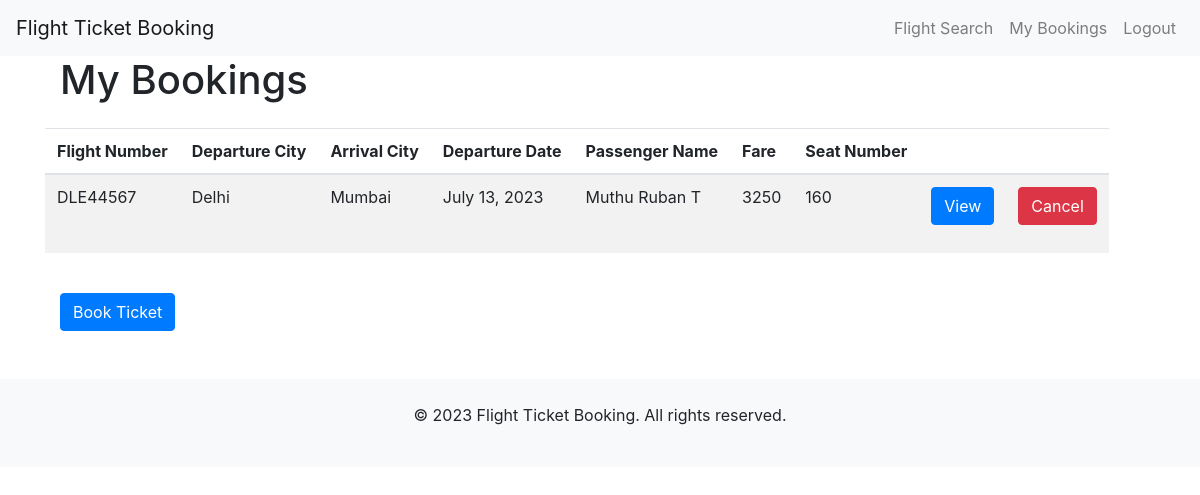
/my/bookings/ (signed in), run on the app's committed database.
### mainapp/models.py (models this page shows)
class Tickets(models.Model):
    user = models.ForeignKey(User, on_delete=models.CASCADE)
    ref_no = models.CharField(unique=True, max_length=8)
    flight = models.ForeignKey(Flight, on_delete=models.CASCADE)
    passenger = models.CharField(max_length=50)
    p_phone = models.CharField(max_length=15)
    p_mail = models.CharField(max_length=100)
    age = models.IntegerField()
    sex = models.CharField(max_length=6, default=None)
    booking_date_time = models.DateTimeField(auto_now=True)
    seat_number = models.IntegerField()
    fare_charges = models.PositiveIntegerField()
    status = models.CharField(default='PENDING', max_length=20)

class Flight(models.Model):
    flight_number = models.CharField(max_length=10)
    airline = models.CharField(max_length=30)
    departure_city = models.ForeignKey(Airports, on_delete=models.SET_NULL, blank=True, null=True,
                                       related_name="departure")
    arrival_city = models.ForeignKey(Airports, on_delete=models.SET_NULL, blank=True, null=True, related_name="arrival")
    departure_date = models.DateField()
    departure_time = models.TimeField()
    arrival_date = models.DateField()
    arrival_time = models.TimeField()
    seats_count = models.IntegerField(default=60)
    fare = models.PositiveIntegerField()

class Airports(models.Model):
    airport_name = models.CharField(max_length=20)
    def __str__(self):
        return self.airport_name

### mainapp/views.py (the view)
# urls.py: path('my/bookings/', views.my_bookings, name='my_bookings'),
@login_required(login_url='user_login')
def my_bookings(request):
    bookings = Tickets.objects.filter(user=request.user)
    return render(request, 'my_bookings.html', {'bookings': bookings})

### mainapp/templates/my_bookings.html (shortened to what this page needs)
{% extends 'base_2.html' %}
{% block content %}
<div class="container" xmlns="http://www.w3.org/1999/html">
    <h1 class="mb-4">My Bookings</h1>
    <div class="row">
        <div class="col-50 ">
            {% if bookings %}
            <table class="table table-striped">
                <thead>
                <tr>
                    <th scope="col">Flight Number</th>
                    <th scope="col">Departure City</th>
                    <th scope="col">Arrival City</th>
                    <th scope="col">Departure Date</th>
                    <th scope="col">Passenger Name</th>
                    <th scope="col">Fare</th>
                    <th scope="col">Seat Number</th>
                    <th></th>
                    <th></th>
                </tr>
                </thead>
                <tbody>
                {% for booking in bookings %}
                <tr>
                    <td>{{ booking.flight.flight_number }}</td>
                    <td>{{ booking.flight.departure_city }}</td>
                    <td>{{ booking.flight.arrival_city }}</td>
                    <td>{{ booking.flight.departure_date }}</td>
                    <td>{{ booking.passenger }}</td>
                    <td>{{ booking.flight.fare }}</td>
                    <td>{{ booking.seat_number }}</td>
                    <td>
                        <a  href="{% url 'view_ticket' booking.id %}" target="_blank" class="btn btn-primary">View</a>
                    </td>
                    <td>
                        <form action="{% url 'cancel_ticket' booking.id %}" method="post">
                            <button type="submit" class="btn btn-danger">Cancel</button>
                        </form>
                    </td>
                </tr>
                {% empty %}
                    <tr>
                        <td colspan="8">No bookings found.</td>
                    </tr>
                {% endfor %}
                </tbody>
            </table>
            {% else %}
            <p>No bookings found.</p>
            {% endif %}
        </div>
    </div>
    <br>
    <div class="col-50">
        <a href="{% url 'flight_search' %}" class="btn btn-primary btn mr-2">Book Ticket</a>
    </div>
</div>
<br><br>
{% endblock %}

### data on the page
Tickets: flight.flight_number "DLE44567", flight.departure_city "Delhi", flight.arrival_city "Mumbai", flight.departure_date "July 13, 2023", passenger "Muthu Ruban T", flight.fare "3250", seat_number "160"
